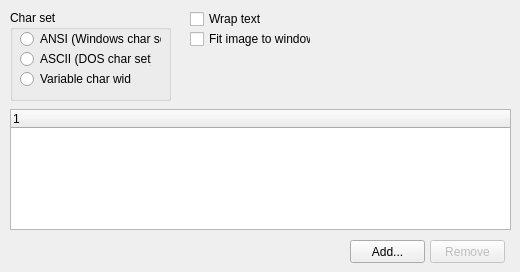
         <widget class="QWidget" name="tab_5" >
          <attribute name="title" >
           <string>&amp;Lister</string>
          </attribute>
          <widget class="QGroupBox" name="groupBox_6" >
           <property name="geometry" >
            <rect>
             <x>10</x>
             <y>10</y>
             <width>161</width>
             <height>91</height>
            </rect>
           </property>
           <property name="title" >
            <string>Char set</string>
           </property>
           <widget class="QRadioButton" name="qrbListerANSI" >
            <property name="geometry" >
             <rect>
              <x>10</x>
              <y>20</y>
              <width>141</width>
              <height>18</height>
             </rect>
            </property>
            <property name="text" >
             <string>ANSI (Windows char set)</string>
            </property>
           </widget>
           <widget class="QRadioButton" name="qrbListerVariableCharWidth" >
            <property name="geometry" >
             <rect>
              <x>10</x>
              <y>60</y>
              <width>111</width>
              <height>18</height>
             </rect>
            </property>
            <property name="text" >
             <string>Variable char width</string>
            </property>
           </widget>
           <widget class="QRadioButton" name="qrbListerASCII" >
            <property name="geometry" >
             <rect>
              <x>10</x>
              <y>40</y>
              <width>131</width>
              <height>18</height>
             </rect>
            </property>
            <property name="text" >
             <string>ASCII (DOS char set)</string>
            </property>
           </widget>
          </widget>
          <widget class="QCheckBox" name="qcbListerFitImageToWindow" >
           <property name="geometry" >
            <rect>
             <x>190</x>
             <y>30</y>
             <width>121</width>
             <height>18</height>
            </rect>
           </property>
           <property name="text" >
            <string>Fit image to window</string>
           </property>
          </widget>
          <widget class="QCheckBox" name="qcbListerWrapText" >
           <property name="geometry" >
            <rect>
             <x>190</x>
             <y>10</y>
             <width>81</width>
             <height>18</height>
            </rect>
           </property>
           <property name="text" >
            <string>Wrap text</string>
           </property>
          </widget>
          <widget class="QTreeWidget" name="qtwListerPlugins" >
           <property name="geometry" >
            <rect>
             <x>10</x>
             <y>109</y>
             <width>501</width>
             <height>121</height>
            </rect>
           </property>
           <property name="rootIsDecorated" >
            <bool>false</bool>
           </property>
           <column>
            <property name="text" >
             <string>1</string>
            </property>
           </column>
          </widget>
          <widget class="QPushButton" name="qpbAddListerPlugin" >
           <property name="geometry" >
            <rect>
             <x>350</x>
             <y>240</y>
             <width>75</width>
             <height>23</height>
            </rect>
           </property>
           <property name="text" >
            <string>Add...</string>
           </property>
          </widget>
          <widget class="QPushButton" name="qpbRemoveListerPlugin" >
           <property name="enabled" >
            <bool>false</bool>
           </property>
           <property name="geometry" >
            <rect>
             <x>430</x>
             <y>240</y>
             <width>75</width>
             <height>23</height>
            </rect>
           </property>
           <property name="text" >
            <string>Remove</string>
           </property>
          </widget>
         </widget>
